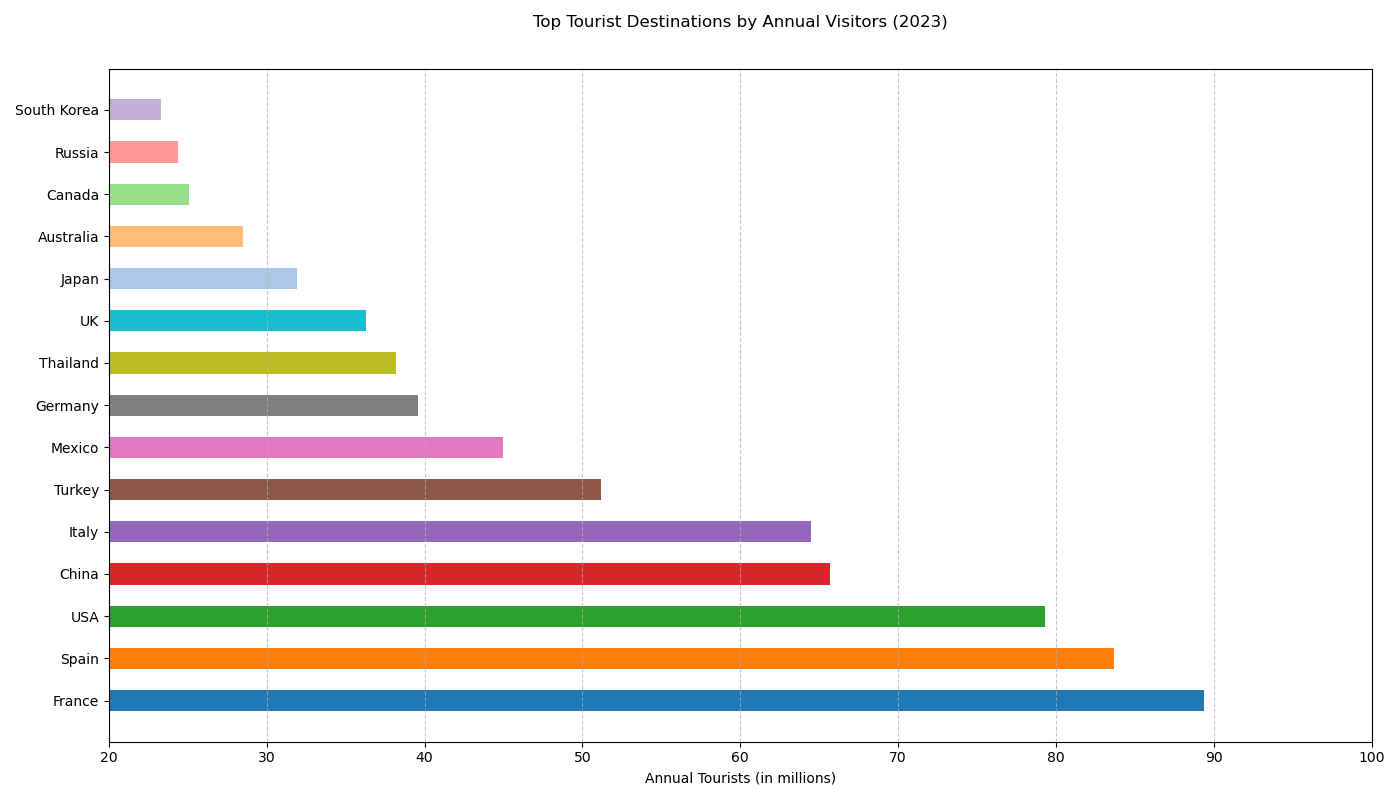

Recreate this plot in Python.

import matplotlib.pyplot as plt

# Data
countries = ['France', 'Spain', 'USA', 'China', 'Italy',
             'Turkey', 'Mexico', 'Germany', 'Thailand', 'UK',
             'Japan', 'Australia', 'Canada', 'Russia', 'South Korea']
tourists = [89.4, 83.7, 79.3, 65.7, 64.5,
            51.2, 45.0, 39.6, 38.2, 36.3,
            31.9, 28.5, 25.1, 24.4, 23.3]

# Create bar chart
plt.figure(figsize=(14, 8))  # Change width and height of the chart
colors = ['#1f77b4', '#ff7f0e', '#2ca02c', '#d62728', '#9467bd',
          '#8c564b', '#e377c2', '#7f7f7f', '#bcbd22', '#17becf',
          '#aec7e8', '#ffbb78', '#98df8a', '#ff9896', '#c5b0d5']

plt.barh(countries, tourists, color=colors, height=0.5)  # Horizontal bar chart with changed bar height

# Customizing the plot
plt.xlabel('Annual Tourists (in millions)')
plt.title('Top Tourist Destinations by Annual Visitors (2023)', pad=30)
plt.grid(axis='x', linestyle='--', alpha=0.7)
plt.xlim(20, 100)  # Set y-axis limits to truncate

plt.tight_layout()
plt.show()
